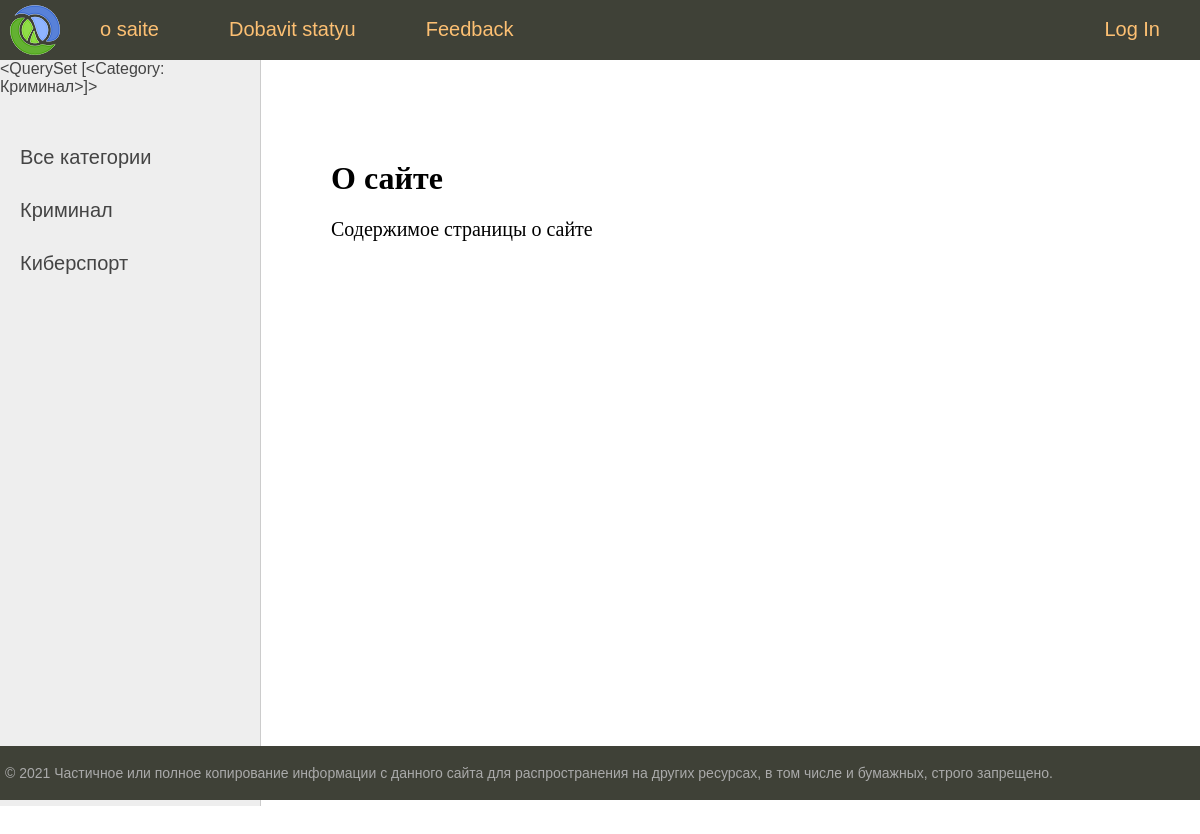
Page /about/ on the earlier database version.
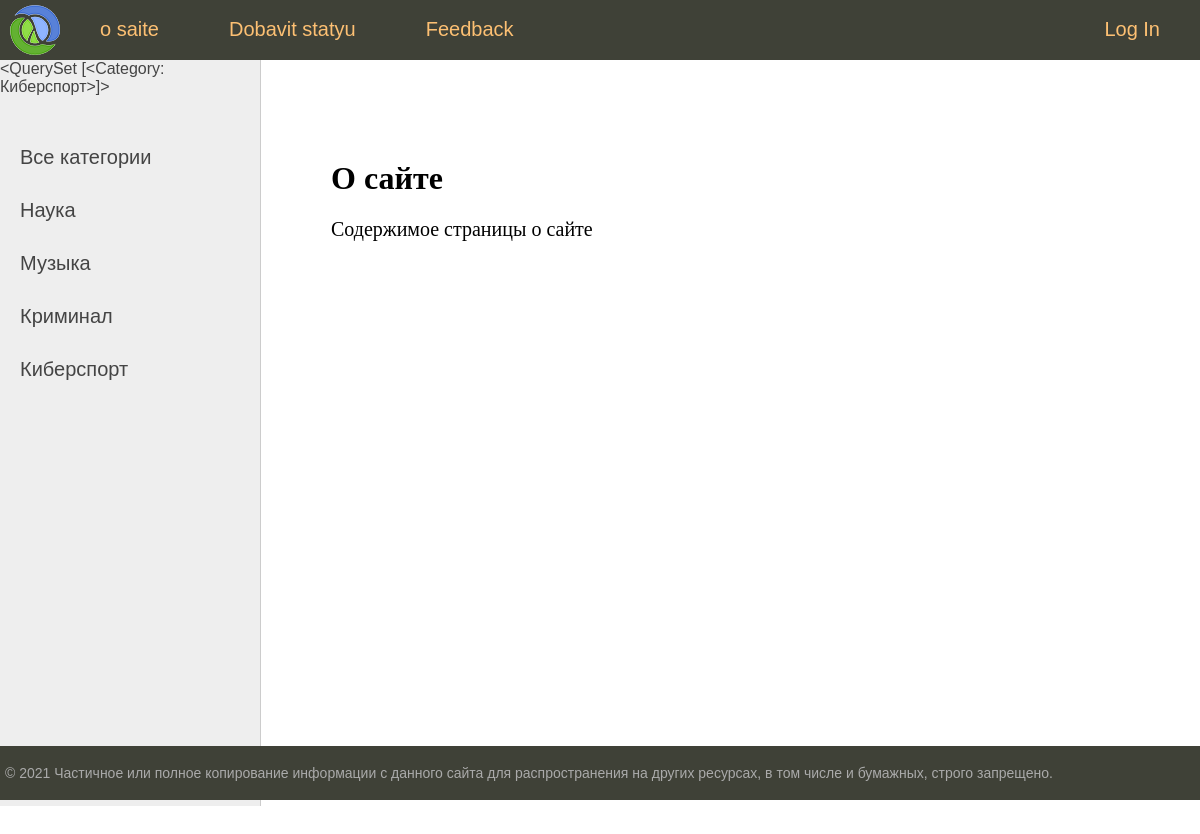
Same page on the later database version.
### news/models.py (models this page shows)
class Category(models.Model):
    name = models.CharField(max_length=100, db_index=True, verbose_name='категорияe')
    slug = models.SlugField(max_length=100, unique=True, db_index=True, verbose_name='URL')
    def __str__(self):
        return self.name
    def get_absolute_url(self):
        return reverse('category', kwargs={'cat_id': self.pk})
    class Meta:
        verbose_name = 'категория'
        verbose_name_plural = 'категории'
        ordering = ['id']

### news/views.py (the view)
# urls.py: path('about/', about, name='about'),
def about(request):
    return render(request, 'news/about.html', {'title': 'О сайте'})

### news/templatetags/news_tag.py (called while the page is built)
@register.simple_tag()
def get_categories(filter=None):
    if not filter:
        return Category.objects.all()
    else:
        return Category.objects.filter(pk=filter)

@register.inclusion_tag('news/list_categories.html')
def show_categories(sort=None,cat_selected=0):
    if not sort:
        cats = Category.objects.all()
    else:
        cats = Category.objects.order_by(sort)
    return {"cats":cats, "cat_selected": cat_selected}

@register.inclusion_tag('news/menu.html')
def show_menu():
    menu = [
        {'title': 'o saite', 'url_name': 'about'},
        {'title': 'Dobavit statyu', 'url_name': 'add_page'},
        {'title': 'Feedback', 'url_name': 'contact'},
        {'title': 'Log In', 'url_name': 'login'},
    ]
    return {"menu": menu}

### news/templates/news/about.html
{% extends 'news/base.html' %}
{% block content %}
<h1>{{title}}</h1>
<p>Содержимое страницы о сайте
{% endblock %}

### news/templates/news/base.html (shortened to what this page needs)
{% load static %}
{% load news_tag %}
<!DOCTYPE html>
<html>
<head>
	<link type="text/css" href="{% static 'news/css/styles.css' %}" rel="stylesheet" />
</head>
<body>
<table class="table-page" border=0 cellpadding="0" cellspacing="0">
<tr><td valign=top>
{% block mainmenu %}
	{% show_menu %}
{% endblock mainmenu %}
<table class="table-content" border=0 cellpadding="0" cellspacing="0">
<tr>
	<td valign="top" class="left-chapters">
		{% get_categories filter=2 %}
	<ul id="leftchapters">
		{% if cat_selected == 0 %}
			<li class="selected">Все категории</li>
		{% else %}
			<li><a href="{% url 'home' %}">Все категории</a> </li>
		{% endif %}
		{% show_categories '-name' cat_selected %}
	</ul>
</td>
<td valign="top" class="content">
	<div class="content-text">
{% block content %}
{% endblock %}
	</div>
</td></tr></table>
</td></tr>
<tr><td valign=top>
	<div id="footer">
		<p>&copy; 2021 Частичное или полное копирование информации с данного сайта для распространения на других ресурсах, в том числе и бумажных, строго запрещено.</p>
	</div>
</td></tr></table>
</body>
</html>

### news/templates/news/list_categories.html
{% for c in cats %}
			{% if c.pk == cat_selected %}
				<li class="selected">{{c.name}}</li>
			{% else %}
				<li><a href="{{ c.get_absolute_url }}">{{ c.name }}</a> </li>
			{% endif %}
{% endfor %}

Differences in the rows shown:
changed Category: name "<QuerySet [<Category: Криминал>]>" → "<QuerySet [<Category: Киберспорт>]>"; name "Криминал" → "Киберспорт"
added Category: name "Наука"
added Category: name "Музыка"
changed Category: name "Киберспорт" → "Криминал"; moves up the list
